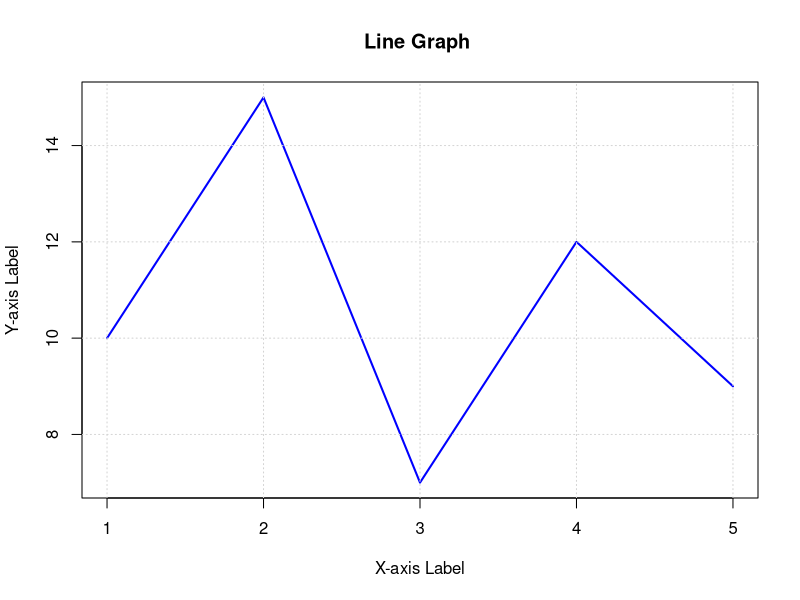

The R source for this figure:
# Sample data
x_values <- c(1, 2, 3, 4, 5)
y_values <- c(10, 15, 7, 12, 9)

# Plotting the line graph
plot(x_values, y_values, type='l', col='blue', lwd=2, pch=16, xlab='X-axis Label', ylab='Y-axis Label', main='Line Graph ')

# Adding grid
grid()
